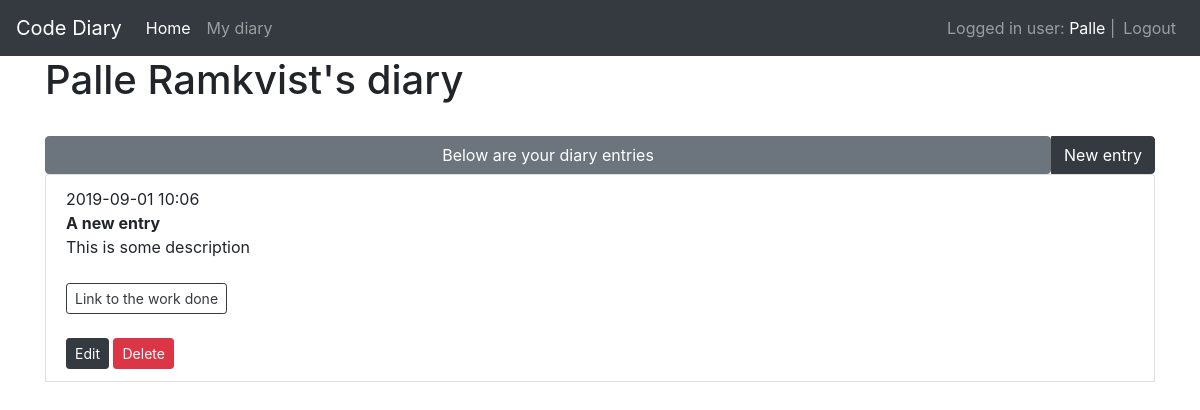
The page /diaries/ (signed in) on the database as committed earlier.
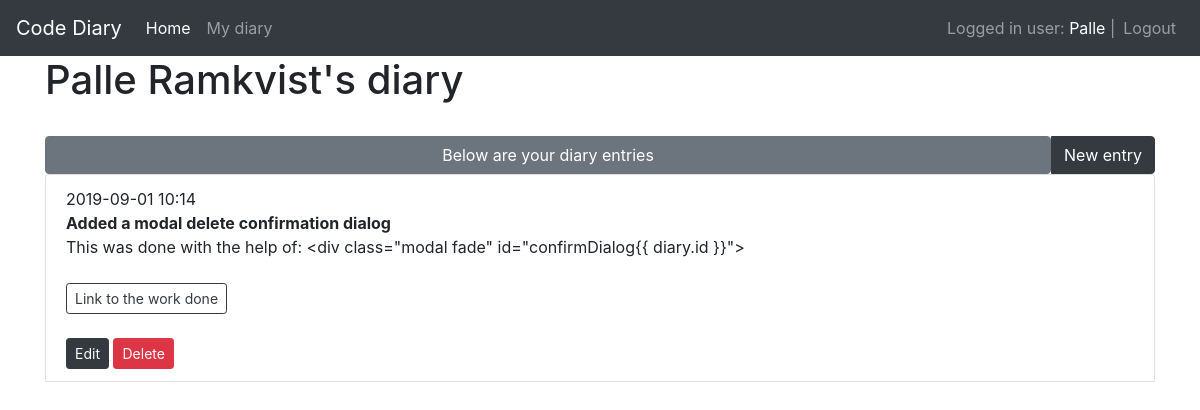
The same page on the database as committed later.
### app/models/users.py (models this page shows, shortened)
class User(UserMixin, db.Model):
    id = db.Column(db.Integer, primary_key=True)
    username = db.Column(db.String(80), unique=True, nullable=False)
    password = db.Column(db.String(120), unique=False, nullable=False)
    firstname = db.Column(db.String(100), unique=False)
    lastname = db.Column(db.String(100), unique=False)
    email = db.Column(db.String(100))
    diaries = db.relationship('Diary', backref='user', lazy=True)

### app/models/diaries.py (models this page shows, shortened)
class Diary(db.Model):
    id = db.Column(db.Integer, primary_key=True)
    title = db.Column(db.String(100), nullable=False)
    description = db.Column(db.String(500))
    link = db.Column(db.String(256))
    created_date = db.Column(db.DateTime, default=datetime.now)  # new field
    user_id = db.Column(db.Integer, db.ForeignKey('user.id'), nullable=False)

### app/views/diaries.py (the view)
@diary_blueprint.route('/')
@login_required
def index():
    user_id = current_user.get_id()
    diaries = Diary.query.filter_by(user_id=user_id).order_by(Diary.created_date.desc()).all()
    return render_template('diaries/index.html', diaries=diaries)

### app/views/users.py (called while the page is built)
@login_manager.user_loader
def load_user(user_id):
    return User.query.get(int(user_id))

### app/templates/diaries/index.html (shortened to what this page needs)
{% extends 'base.html' %}
{% block content %}
    <div class="container">
        <h1>{{ current_user.firstname }} {{ current_user.lastname }}'s diary</h1>
        <br>
        <div class="input-group d-flex">
            <button class="btn btn-secondary flex-fill">Below are your diary entries</button>
            <div class="input-group-append ml-auto" id="button-addon3">
                <a href="{{ url_for('diaries.add_diary') }}" class="btn btn-dark">New entry</a>
            </div>
        </div>
        <div>
            <ul class="list-group">
                {% for diary in diaries %}
                    <li class="list-group-item">
                        {{ diary.created_date.strftime('%Y-%m-%d %H:%M') }}<br>
                        <strong>{{ diary.title }}</strong><br>
                        {{ diary.description }}<br><br>
                        <a href="{{ diary.link }}" class="btn btn-outline-dark btn-sm">
                            Link to the work done
                        </a><br><br>
                        <a href="{{ url_for('diaries.edit_diary', diary_id=diary.id) }}" class="btn btn-dark btn-sm">Edit</a>
                        <button type="button" class="btn btn-danger btn-sm" data-toggle="modal"
                                data-target="#confirmDialog{{ diary.id }}">
                            Delete
                        </button>
                    </li>
                {% endfor %}
            </ul>
        </div>
    </div>
{% endblock %}

### app/templates/base.html (shortened to what this page needs)
<!DOCTYPE html>
<html lang="en">
<head>
    <link rel="stylesheet" href="https://stackpath.bootstrapcdn.com/bootstrap/4.3.1/css/bootstrap.min.css"
>
</head>
<body>
<nav class="navbar navbar-expand-lg navbar-dark bg-dark">
    <a class="navbar-brand" href="/">Code Diary</a>
    <div class="collapse navbar-collapse" id="navbarNavAltMarkup">
        <div class="navbar-nav">
            <a class="nav-item nav-link active" href="/">Home <span class="sr-only">(current)</span></a>
            {% if current_user.is_authenticated %}
                <a class="nav-item nav-link" href="/diaries">My diary</a>
            {% endif %}
        </div>
    </div>
    {% if current_user.is_authenticated %}
        <ul class="navbar-nav ml-auto">
            <li class="navbar-text">
                Logged in user:
                <a href={{ url_for('users.edit_user') }}> {{ current_user.username }}</a> |
            </li>
            <li><a class="nav-item nav-link" href="{{ url_for('users.logout') }}">Logout</a></li>
        </ul>
    {% endif %}
</nav>
{% block content %}
{% endblock %}
</body>
</html>

Rows that differ between the two databases and show on the page:
changed Diary: created_date "2019-09-01 10:06" → "2019-09-01 10:14"; title "A new entry" → "Added a modal delete confirmation dialog"; description "This is some description" → "This was done with the help of: <div class=\"modal fade\" id=\"confirmDialog{{ diary.id }}\">"
